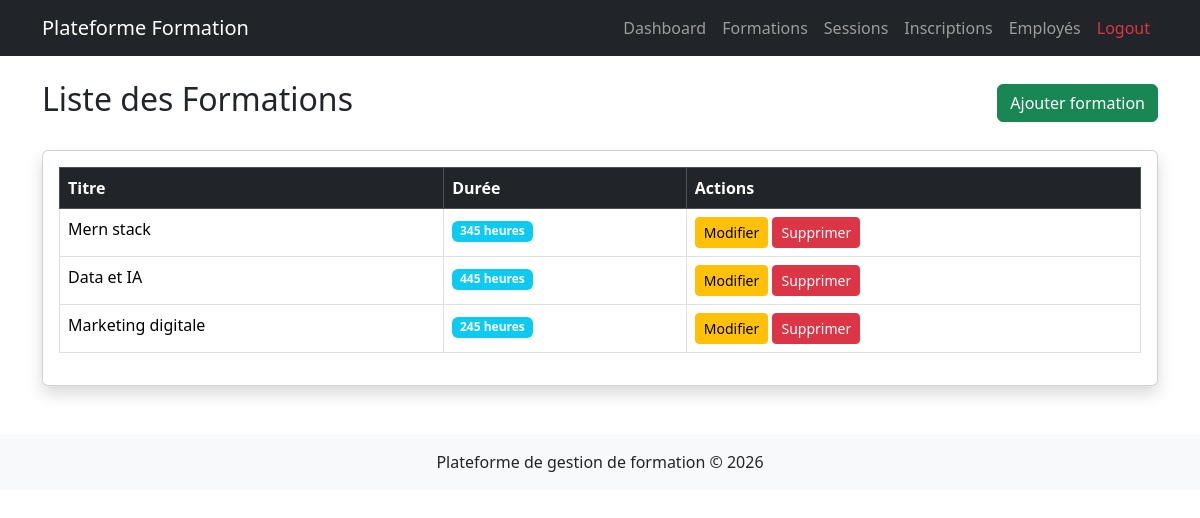
Page /formations/ on the committed database.
### formations/models.py (models this page shows, shortened)
class Formation(models.Model):
    titre = models.CharField(max_length=200)
    description = models.TextField()
    duree = models.PositiveIntegerField(help_text="Durée en heures")
    date_creation = models.DateTimeField(auto_now_add=True)
    active = models.BooleanField(default=True)

### formations/views.py (the view)
# urls.py: path('formations/', FormationListView.as_view(), name='formation_list'),
class FormationListView(ListView):
    model = Formation
    template_name = "formations/formation_list.html"
    context_object_name = "formations"

### templates/formations/formation_list.html
{% extends 'base.html' %}
{% block content %}
<div class="d-flex justify-content-between align-items-center mb-4">
<h2>Liste des Formations</h2>
<a href="{% url 'formation_add' %}" class="btn btn-success">
Ajouter formation
</a>
</div>
<div class="card shadow">
<div class="card-body">
<div class="table-responsive">
<table class="table table-bordered table-hover">
<thead class="table-dark">
<tr>
<th>Titre</th>
<th>Durée</th>
<th>Actions</th>
</tr>
</thead>
<tbody>
{% for formation in formations %}
<tr>
<td>{{ formation.titre }}</td>
<td>
<span class="badge bg-info">
{{ formation.duree }} heures
</span>
</td>
<td>
<a href="{% url 'formation_edit' formation.id %}" class="btn btn-warning btn-sm">
Modifier
</a>
<a href="{% url 'formation_delete' formation.id %}" class="btn btn-danger btn-sm">
Supprimer
</a>
</td>
</tr>
{% empty %}
<tr>
<td colspan="3" class="text-center">
Aucune formation disponible
</td>
</tr>
{% endfor %}
</tbody>
</table>
</div>
</div>
</div>
{% endblock %}

### rows in the picture
Formation: titre "Mern stack", duree "345"
Formation: titre "Data et IA", duree "445"
Formation: titre "Marketing digitale", duree "245"
